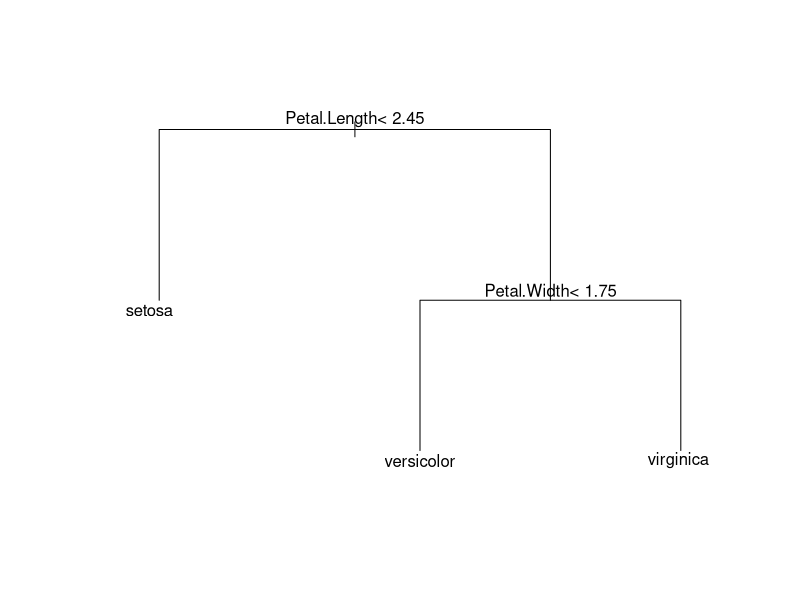
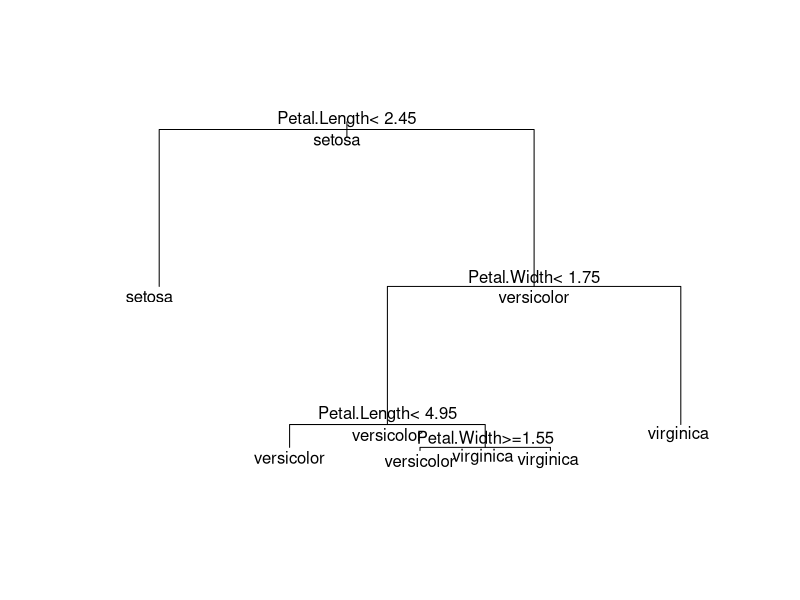
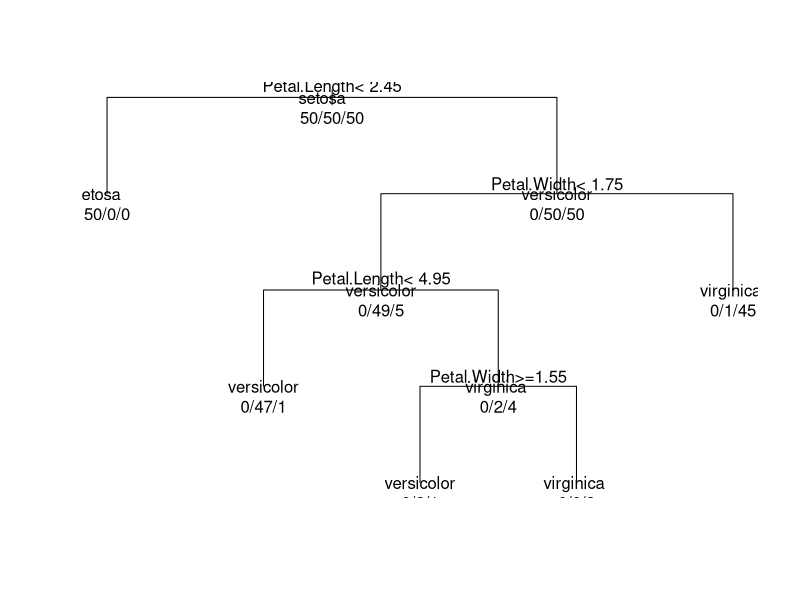
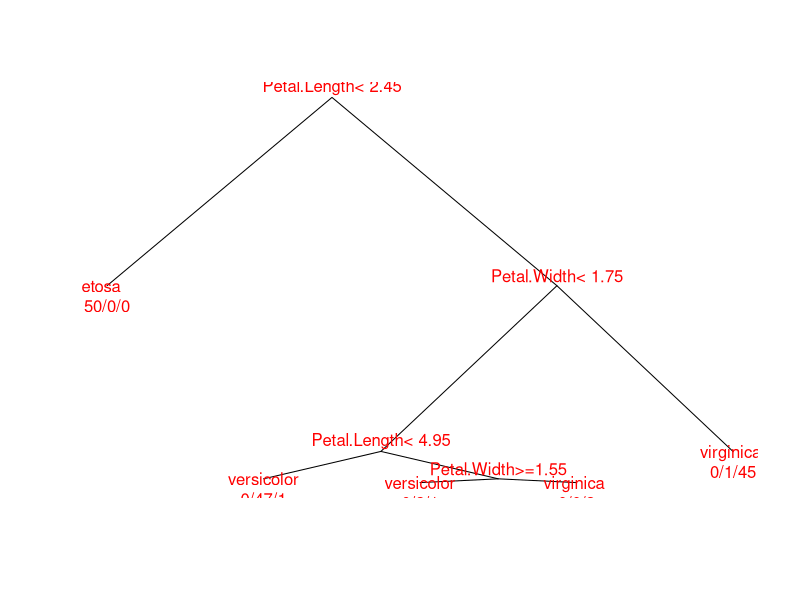
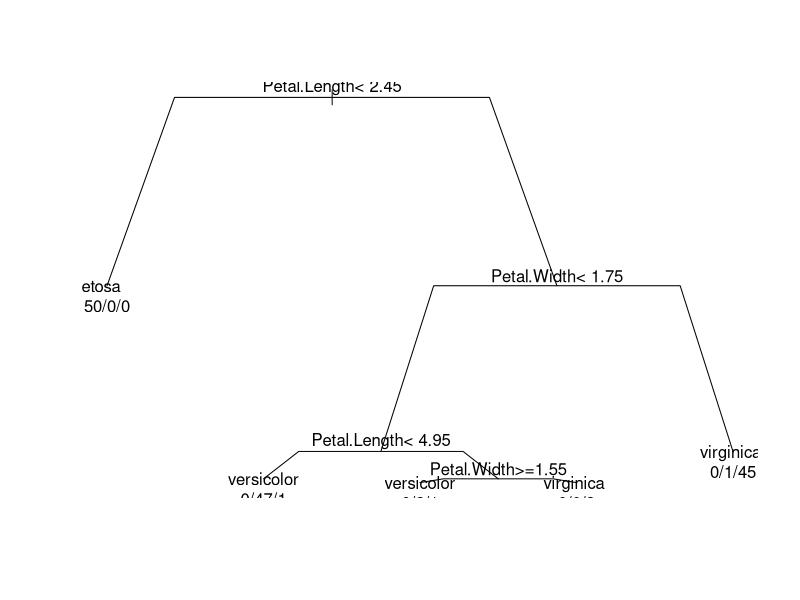
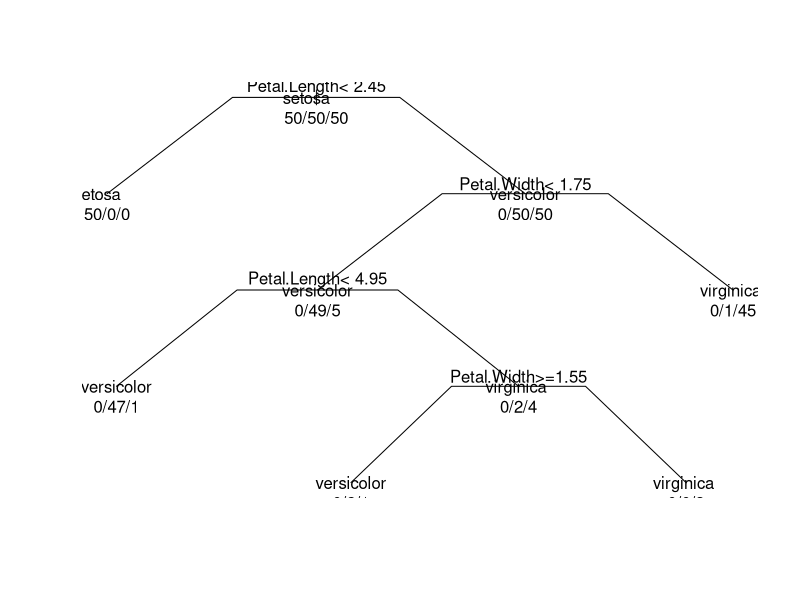
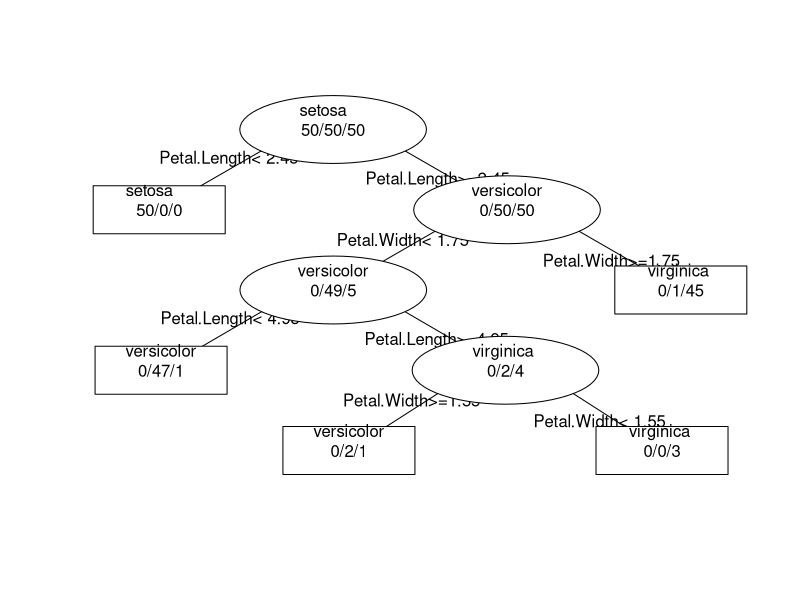
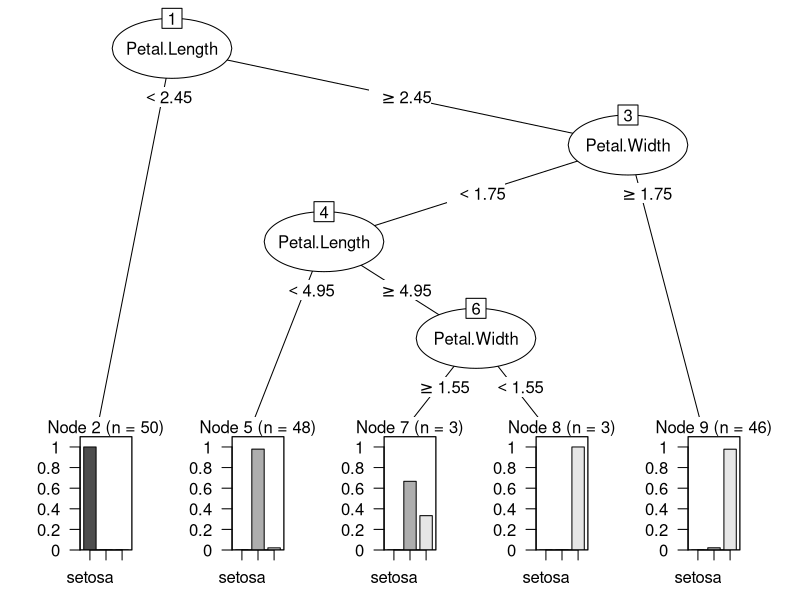

Reproduce these figures in R, in order.
## ---- chunk 1
rm(list=ls()) 
library(rpart)
library(partykit) 
?rpart
?rpart.control
#rpart.control(minsplit = 20, minbucket = round(minsplit/3), cp = 0.01, 
#              maxcompete = 4, maxsurrogate = 5, usesurrogate = 2, xval = 10,
#              surrogatestyle = 0, maxdepth = 30)


## ---- chunk 2
attach(iris)
summary(iris)
## ---- chunk 3
model=rpart(Species~.,data=iris)
model
## ---- chunk 4
plot(model,margin=0.1)
text(model)
model.cl=rpart(Species~.,cp=0.001,minsplit=5,iris) 
summary(model.cl)
model.cl
## ---- chunk 5
# x11()
# par(mfrow=c(3,2))
plot(model.cl,margin=0.1)
text(model.cl,all=T)
plot(model.cl, uniform=T)
text(model.cl, use.n=T, all=T)
plot(model.cl, branch=0)
text(model.cl, use.n=T,col="red")
plot(model.cl, branch=.7)
text(model.cl, use.n=T)
plot(model.cl, branch=.4, uniform=T, compress=T)
text(model.cl, all=T,use.n=T)
plot(model.cl, branch=.2, uniform=T, compress=T, margin=.1)
text(model.cl, all=T, use.n=T, fancy=T)

## ---- chunk 6
rparty.tree = as.party(model.cl)	
plot(rparty.tree)
## ---- chunk 7
pred=predict(model.cl,type="class",iris)

table(pred,true=iris[,5])
error=3/150
error

#or
error = mean(pred!= iris[,5])
error

## ---- chunk 8
newdata = rbind(c(5,3.45,1,0.2),c(5.8,3.5,5.11,2))  
dimnames(newdata)=list(NULL, c("Sepal.Length","Sepal.Width","Petal.Length","Petal.Width"))
newdatas=data.frame(newdata)
pred=predict(model.cl,type="class",newdata=newdatas)
pred


pred=predict(model.cl,type="class",newdata=newdatas)
pred
pred=predict(model.cl,type="prob",newdata=newdatas)
pred
pred=predict(model.cl,type="vector",newdata=newdatas)
pred
## ---- chunk 9
K=30	
  error.cl=NULL
	n = nrow(iris)
	for(k in 1:K)	{
		smp=sample(n,round(n/3))
		learn=iris[-smp,]
		test=iris[smp,]
			model.cl.learn=rpart(Species~.,cp=0.001,minsplit=5,data=learn) 
			pred.cl=predict(model.cl.learn,type="class",test)
			error.cl[k] = mean(pred.cl!= test[,5])
		}				
	
mean.error.cl=mean(error.cl)
sd.error.cl=sd(error.cl)
mean.error.cl
sd.error.cl
## ---- chunk 10
plotcp(model.cl) 
printcp(model.cl) 
## ---- chunk 11
model.cl.pod=prune(model.cl,cp=0.010) 
plot(model.cl.pod,margin=0.1)
text(model.cl.pod, use.n=T,col="blue")
## ---- chunk 12
K=30	
	error.cl.pod=NULL
	n = nrow(iris)
	for(k in 1:K)	{
		smp=sample(n,round(n/3))
		learn=iris[-smp,]
			test=iris[smp,]
			model.cl.pod.learn=rpart(Species~.,cp=0.010,learn) 
			pred.cl.pod.learn=predict(model.cl.pod.learn,type="class",test)
			error.cl.pod[k] = error = mean(pred.cl.pod.learn!= test[,5])}
	
mean.error.cl.pod=mean(error.cl.pod)
sd.error.cl.pod=sd(error.cl.pod)
mean.error.cl.pod
sd.error.cl.pod

mean.error.cl
sd.error.cl	
## ---- chunk 13
data=airquality
attach(data)
model.rg=rpart(Ozone~Solar.R+Wind+Temp,data=data)
model.rg
summary(model.rg)
plot(model.rg,margin=0.1)
text(model.rg, use.n=T)

## ---- chunk 14
predict(model.rg)
newdata = rbind(c(315,12,60),c(270,9,65))  
dimnames(newdata)=list(NULL, c("Solar.R","Wind","Temp"))
newdata=data.frame(newdata)
pred=predict(model.rg,newdata)
pred

## ---- chunk 15
printcp(model.rg)
plotcp(model.rg) 
## ---- chunk 16
#With crossvalidation
cp.optx = model.rg$cptable[which.min(model.rg$cptable[,"xerror"]),"CP"]
cp.optx

#with 1-SErule
xerror=model.rg$cptable[,4]
xstd <- model.rg$cptable[, 5]
t.opt <- min(seq(along = xerror)[xerror <= min(xerror) + xstd]) 
cp.opt1SE=model.rg$cptable[t.opt,1]
cp.opt1SE
#We kept with the tree which satisfies 1SE rule
model.rg.pr=prune(model.rg,cp=cp.opt1SE)
plot(model.rg.pr,branch=0.1,margin=0.1)
text(model.rg.pr, use.n=T,col="orange")
## ---- chunk 17
K=30	
	error.rg.pr=NULL
	n = nrow(data)
	for(k in 1:K)	{
		smp=sample(n,round(n/3))
		learn=data[-smp,]
		learn=learn[,1:4]
		test=data[smp,]
		test=test[,1:4]
			model.rg.pr.learn=rpart(Ozone~Solar.R+Wind+Temp,learn)
			pred= predict (model.rg.pr.learn,test)	
			sin.na=na.omit(cbind(test[,1],pred))
			error.rg.pr[k] = sqrt(mean((sin.na[,1]-sin.na[,2])^2)) 
	}
	
mean.error.rg.pr=mean(error.rg.pr)
sd.error.rg.pr=sd(error.rg.pr)

mean.error.rg.pr
sd.error.rg.pr
	
